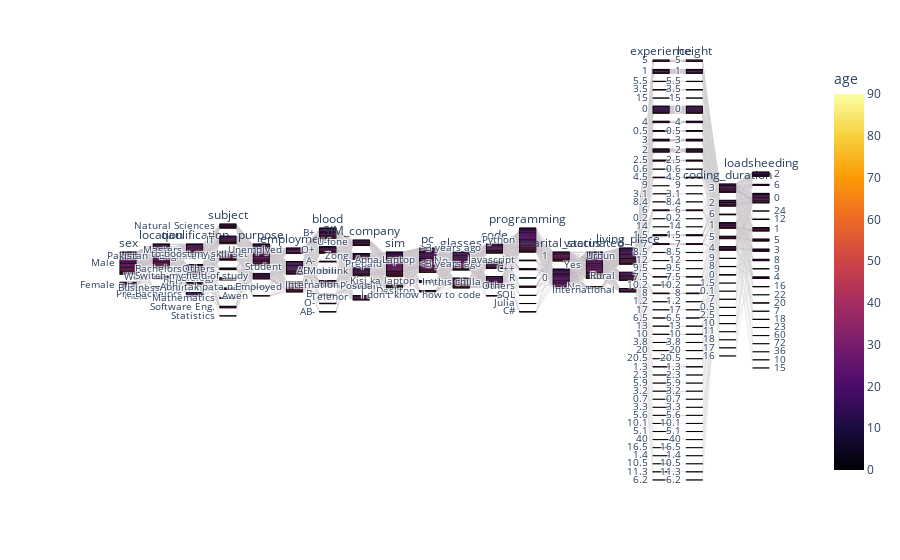

This figure's notebook cell:
### Code cell
fig = px.parallel_categories(df, color="age", color_continuous_scale=px.colors.sequential.Inferno)
fig.show()

### Figure 1 — Plotly figure (JSON) as saved in the notebook; plotly's stock layout.template omitted (floating-point values rounded to 4 significant figures; data arrays with more than 128 entries replaced by an {"elided": "..."} marker saying what was removed)
{"data": [{"dimensions": [{"label": "sex", "values": {"elided": "375 str values"}}, {"label": "location", "values": {"elided": "375 str values"}}, {"label": "qaulification", "values": {"elided": "375 str values"}}, {"label": "subject", "values": {"elided": "375 str values"}}, {"label": "purpose", "values": {"elided": "375 str values"}}, {"label": "employment", "values": {"elided": "375 str values"}}, {"label": "blood", "values": {"elided": "375 str values"}}, {"label": "SIM_company", "values": {"elided": "375 str values"}}, {"label": "sim", "values": {"elided": "375 str values"}}, {"label": "pc", "values": {"elided": "375 str values"}}, {"label": "glasses", "values": {"elided": "375 str values"}}, {"label": "code", "values": {"elided": "375 str values"}}, {"label": "programming", "values": {"elided": "375 str values"}}, {"label": "marital_status", "values": {"elided": "375 int values"}}, {"label": "vaccinated", "values": {"elided": "375 str values"}}, {"label": "living_place", "values": {"elided": "375 str values"}}, {"label": "experience", "values": {"elided": "375 float values"}}, {"label": "height", "values": {"elided": "375 float values"}}, {"label": "coding_duration", "values": {"elided": "375 float values"}}, {"label": "loadsheeding", "values": {"elided": "375 int values"}}], "domain": {"x": [0, 1], "y": [0, 1]}, "line": {"color": {"elided": "375 float values"}, "coloraxis": "coloraxis"}, "name": "", "type": "parcats"}], "layout": {"coloraxis": {"colorbar": {"title": {"text": "age"}}, "colorscale": [[0, "#000004"], [0.1111, "#1b0c41"], [0.2222, "#4a0c6b"], [0.3333, "#781c6d"], [0.4444, "#a52c60"], [0.5556, "#cf4446"], [0.6667, "#ed6925"], [0.7778, "#fb9b06"], [0.8889, "#f7d13d"], [1, "#fcffa4"]]}, "legend": {"tracegroupgap": 0}, "margin": {"t": 60}}}
